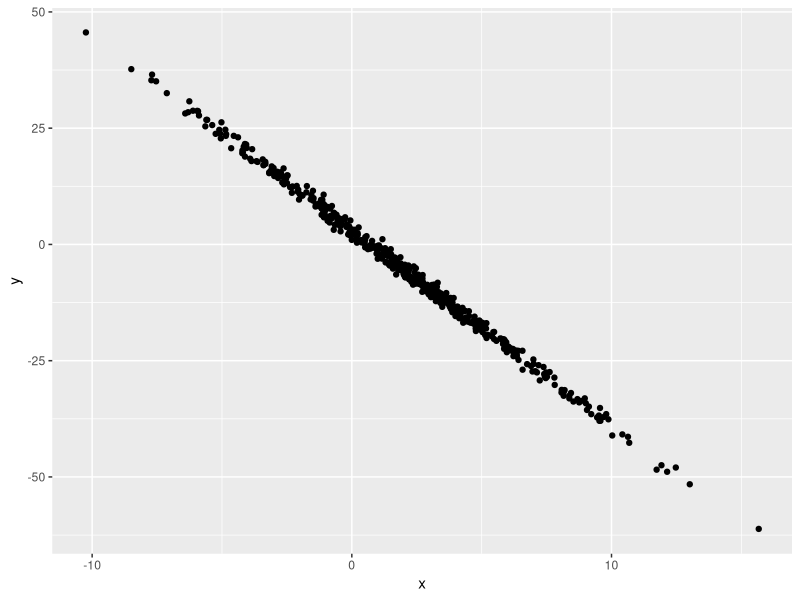

Generate this figure with R:
## ---- chunk 1
library(tidyverse)

df_1 = tibble(
              a = rnorm(10),
              b = ifelse(a>0, 1, 0),
              c = c("a", "Character", "vector", "of", "length", "ten", "in", "column", "lettered", "c"),
              d = factor(c("low", "medium", "high",           "low","medium", "high",                             "low","medium", "high", "low")))
## ---- chunk 2


plot_df= tibble(x = rnorm(500, mean = 2, sd = 4),
                  y = 3 - 4.2 * x + rnorm(500))
                  
ggplot(plot_df,aes(x = x, y = y)) + geom_point()

